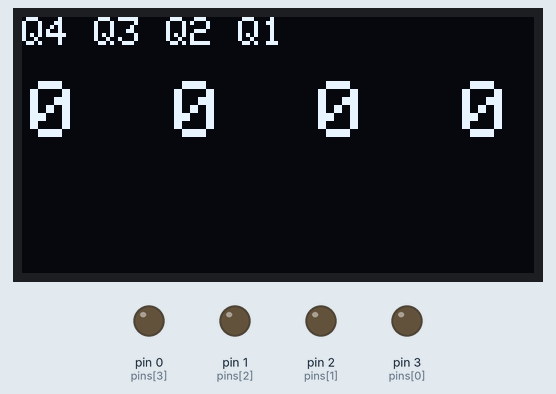
Recording of a sketch running on a simulated Arduino Uno, built with avr-gcc and run on an emulated ATmega328P. Shown: 128×64 one-colour display, output pins drawn as LEDs (lit = HIGH).

Above: at 0.1 s.
At 1.2 s:
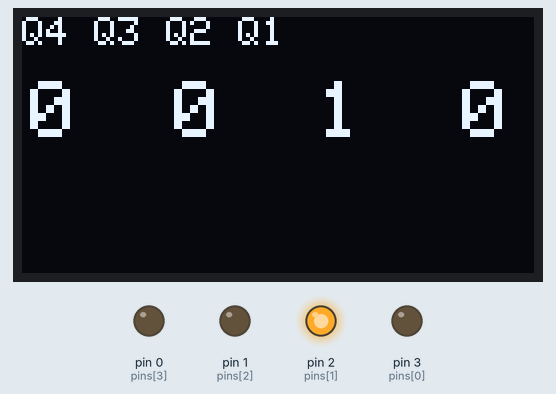
At 2.2 s:
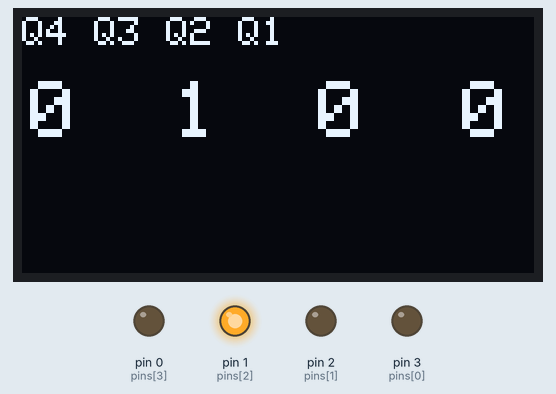
At 4.3 s:
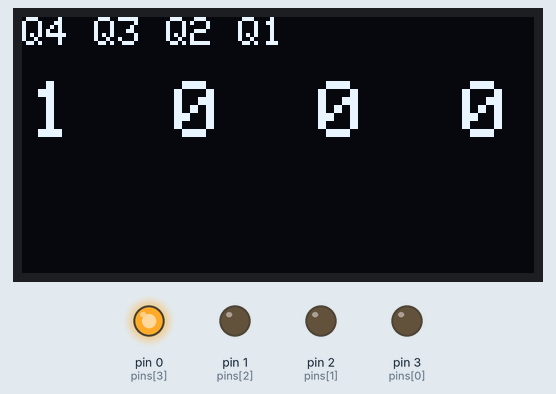
At 6.5 s:
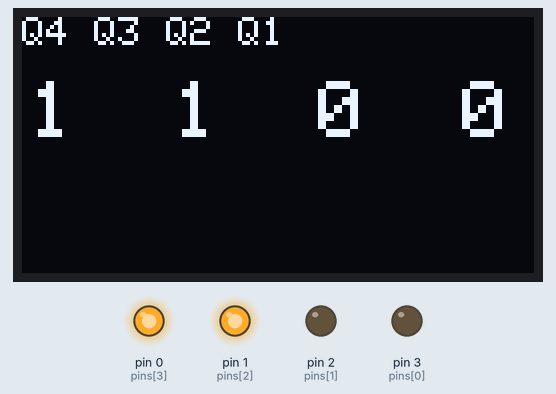
At 9.1 s:
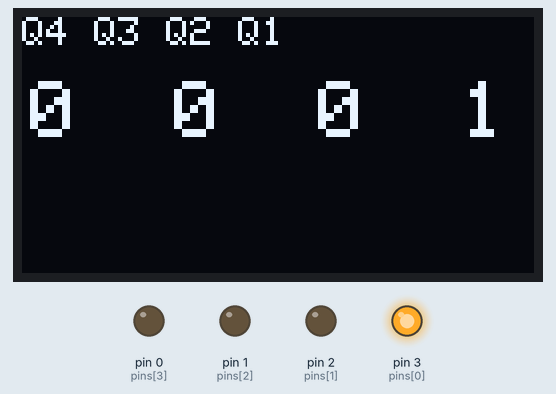
Timing chart, 0 to 40.0 s (numbered marks = the images above):
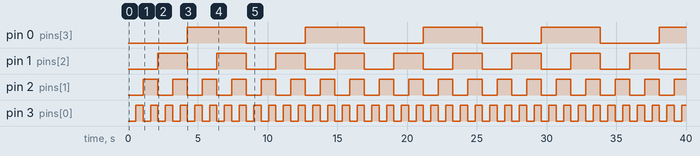

The sketch:

main.ino
```cpp
#include <Wire.h>
#include <Adafruit_GFX.h>
#include <Adafruit_SSD1306.h>

#define OLED_ADDR 0x3C
Adafruit_SSD1306 display(128, 64, &Wire, -1);

int pins[] = {3, 2, 1, 0};

void setup() {
	for (int j = 0; j < 4; j++)
	{
		pinMode(pins[j], OUTPUT);
	}
	display.begin(SSD1306_SWITCHCAPVCC, OLED_ADDR);
}

void showBitsOnOLED(int i) {
  int b0 = (i >> 0) & 1;
  int b1 = (i >> 1) & 1;
  int b2 = (i >> 2) & 1;
  int b3 = (i >> 3) & 1;

  display.clearDisplay();
  display.setTextColor(SSD1306_WHITE);

  // Header
  display.setTextSize(1);
  display.setCursor(0, 0);
  display.println("Q4 Q3 Q2 Q1");
  display.println(" ");

  // Values line
  display.setTextSize(2);
  display.setCursor(2, 16);

  display.print(b3); display.print("  ");
  display.print(b2); display.print("  ");
  display.print(b1); display.print("  ");
  display.print(b0);

  display.display();
}


void loop() {

	// 4 bits comp
	for (int i = 0; i < 16; i++)
	{
		for (int k = 0; k < 4; k++)
		{
			digitalWrite(pins[k], (i >> k) & 1);
		}
		showBitsOnOLED(i);
		delay(500);
	}
}
```

Measured:
- by itself, pin 0 (pins[3]): alternates HIGH for 4.2 s and LOW for 4.2 s
- by itself, pin 1 (pins[2]): alternates HIGH for 2.1 s and LOW for 2.1 s
- by itself, pin 2 (pins[1]): alternates HIGH for 1.1 s and LOW for 1.1 s
- by itself, pin 3 (pins[0]): alternates HIGH for 0.53 s and LOW for 0.53 s
- what the display in image 1 shows lasts 0.5 s, from 1.1 s to 1.6 s
